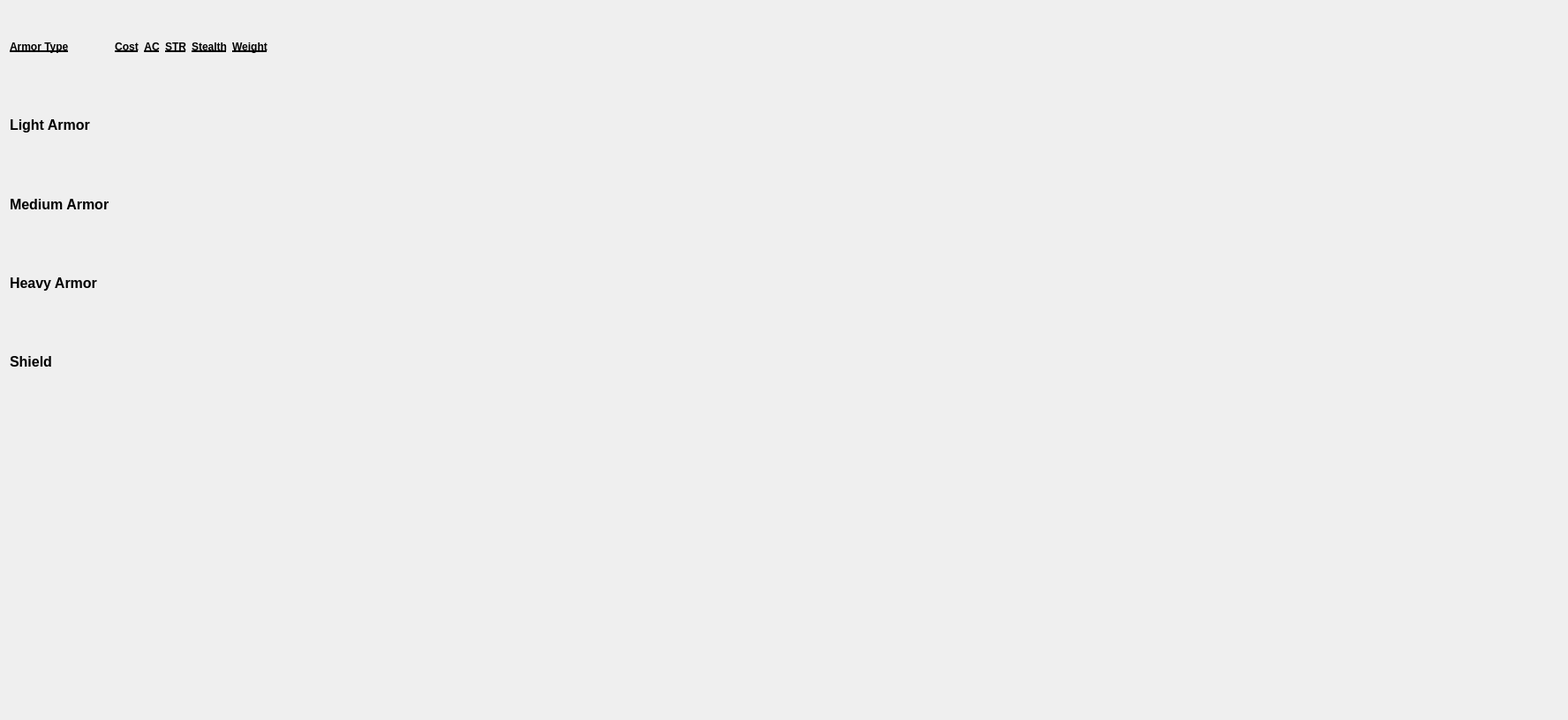
      <widget class="QWidget" name="scrollAreaWidgetContents_2">
       <property name="geometry">
        <rect>
         <x>0</x>
         <y>0</y>
         <width>1776</width>
         <height>815</height>
        </rect>
       </property>
       <layout class="QGridLayout" name="gridLayout">
        <item row="0" column="0">
         <layout class="QHBoxLayout" name="horizontalLayout_21">
          <item>
           <layout class="QVBoxLayout" name="layoutArmorType">
            <item>
             <widget class="QLabel" name="label_1175">
              <property name="font">
               <font>
                <weight>75</weight>
                <bold>true</bold>
                <underline>true</underline>
               </font>
              </property>
              <property name="text">
               <string>Armor Type</string>
              </property>
             </widget>
            </item>
            <item>
             <widget class="QLabel" name="label_1176">
              <property name="font">
               <font>
                <pointsize>12</pointsize>
                <weight>75</weight>
                <bold>true</bold>
               </font>
              </property>
              <property name="text">
               <string>Light Armor</string>
              </property>
             </widget>
            </item>
            <item>
             <widget class="QLabel" name="label_1180">
              <property name="font">
               <font>
                <pointsize>12</pointsize>
                <weight>75</weight>
                <bold>true</bold>
               </font>
              </property>
              <property name="text">
               <string>Medium Armor</string>
              </property>
             </widget>
            </item>
            <item>
             <widget class="QLabel" name="label_1186">
              <property name="font">
               <font>
                <pointsize>12</pointsize>
                <weight>75</weight>
                <bold>true</bold>
               </font>
              </property>
              <property name="text">
               <string>Heavy Armor</string>
              </property>
             </widget>
            </item>
            <item>
             <widget class="QLabel" name="label_1191">
              <property name="font">
               <font>
                <pointsize>12</pointsize>
                <weight>75</weight>
                <bold>true</bold>
               </font>
              </property>
              <property name="text">
               <string>Shield</string>
              </property>
             </widget>
            </item>
           </layout>
          </item>
          <item>
           <layout class="QVBoxLayout" name="layoutArmorCost">
            <item>
             <widget class="QLabel" name="label_1193">
              <property name="font">
               <font>
                <weight>75</weight>
                <bold>true</bold>
                <underline>true</underline>
               </font>
              </property>
              <property name="text">
               <string>Cost</string>
              </property>
              <property name="alignment">
               <set>Qt::AlignCenter</set>
              </property>
             </widget>
            </item>
            <item>
             <widget class="QLabel" name="label_1194">
              <property name="font">
               <font>
                <pointsize>12</pointsize>
                <weight>75</weight>
                <bold>true</bold>
               </font>
              </property>
              <property name="text">
               <string/>
              </property>
             </widget>
            </item>
            <item>
             <widget class="QLabel" name="label_1198">
              <property name="font">
               <font>
                <pointsize>12</pointsize>
                <weight>75</weight>
                <bold>true</bold>
               </font>
              </property>
              <property name="text">
               <string/>
              </property>
             </widget>
            </item>
            <item>
             <widget class="QLabel" name="label_1204">
              <property name="font">
               <font>
                <pointsize>12</pointsize>
                <weight>75</weight>
                <bold>true</bold>
               </font>
              </property>
              <property name="text">
               <string/>
              </property>
             </widget>
            </item>
            <item>
             <widget class="QLabel" name="label_1209">
              <property name="font">
               <font>
                <pointsize>12</pointsize>
                <weight>75</weight>
                <bold>true</bold>
               </font>
              </property>
              <property name="text">
               <string/>
              </property>
             </widget>
            </item>
           </layout>
          </item>
          <item>
           <layout class="QVBoxLayout" name="layoutArmorAC">
            <item>
             <widget class="QLabel" name="label_1211">
              <property name="font">
               <font>
                <weight>75</weight>
                <bold>true</bold>
                <underline>true</underline>
               </font>
              </property>
              <property name="text">
               <string>AC</string>
              </property>
              <property name="alignment">
               <set>Qt::AlignCenter</set>
              </property>
             </widget>
            </item>
            <item>
             <widget class="QLabel" name="label_1212">
              <property name="font">
               <font>
                <pointsize>12</pointsize>
                <weight>75</weight>
                <bold>true</bold>
               </font>
              </property>
              <property name="text">
               <string/>
              </property>
             </widget>
            </item>
            <item>
             <widget class="QLabel" name="label_1216">
              <property name="font">
               <font>
                <pointsize>12</pointsize>
                <weight>75</weight>
                <bold>true</bold>
               </font>
              </property>
              <property name="text">
               <string/>
              </property>
             </widget>
            </item>
            <item>
             <widget class="QLabel" name="label_1222">
              <property name="font">
               <font>
                <pointsize>12</pointsize>
                <weight>75</weight>
                <bold>true</bold>
               </font>
              </property>
              <property name="text">
               <string/>
              </property>
             </widget>
            </item>
            <item>
             <widget class="QLabel" name="label_1227">
              <property name="font">
               <font>
                <pointsize>12</pointsize>
                <weight>75</weight>
                <bold>true</bold>
               </font>
              </property>
              <property name="text">
               <string/>
              </property>
             </widget>
            </item>
           </layout>
          </item>
          <item>
           <layout class="QVBoxLayout" name="layoutArmorStr">
            <item>
             <widget class="QLabel" name="label_1229">
              <property name="font">
               <font>
                <weight>75</weight>
                <bold>true</bold>
                <underline>true</underline>
               </font>
              </property>
              <property name="text">
               <string>STR</string>
              </property>
              <property name="alignment">
               <set>Qt::AlignCenter</set>
              </property>
             </widget>
            </item>
            <item>
             <widget class="QLabel" name="label_1230">
              <property name="font">
               <font>
                <pointsize>12</pointsize>
                <weight>75</weight>
                <bold>true</bold>
               </font>
              </property>
              <property name="text">
               <string/>
              </property>
             </widget>
            </item>
            <item>
             <widget class="QLabel" name="label_1234">
              <property name="font">
               <font>
                <pointsize>12</pointsize>
                <weight>75</weight>
                <bold>true</bold>
               </font>
              </property>
              <property name="text">
               <string/>
              </property>
             </widget>
            </item>
            <item>
             <widget class="QLabel" name="label_1240">
              <property name="font">
               <font>
                <pointsize>12</pointsize>
                <weight>75</weight>
                <bold>true</bold>
               </font>
              </property>
              <property name="text">
               <string/>
              </property>
             </widget>
            </item>
            <item>
             <widget class="QLabel" name="label_1245">
              <property name="font">
               <font>
                <pointsize>12</pointsize>
                <weight>75</weight>
                <bold>true</bold>
               </font>
              </property>
              <property name="text">
               <string/>
              </property>
             </widget>
            </item>
           </layout>
          </item>
          <item>
           <layout class="QVBoxLayout" name="layoutArmorStealth">
            <item>
             <widget class="QLabel" name="label_1247">
              <property name="font">
               <font>
                <weight>75</weight>
                <bold>true</bold>
                <underline>true</underline>
               </font>
              </property>
              <property name="text">
               <string>Stealth</string>
              </property>
              <property name="alignment">
               <set>Qt::AlignCenter</set>
              </property>
             </widget>
            </item>
            <item>
             <widget class="QLabel" name="label_1248">
              <property name="font">
               <font>
                <pointsize>12</pointsize>
                <weight>75</weight>
                <bold>true</bold>
               </font>
              </property>
              <property name="text">
               <string/>
              </property>
             </widget>
            </item>
            <item>
             <widget class="QLabel" name="label_1252">
              <property name="font">
               <font>
                <pointsize>12</pointsize>
                <weight>75</weight>
                <bold>true</bold>
               </font>
              </property>
              <property name="text">
               <string/>
              </property>
             </widget>
            </item>
            <item>
             <widget class="QLabel" name="label_1258">
              <property name="font">
               <font>
                <pointsize>12</pointsize>
                <weight>75</weight>
                <bold>true</bold>
               </font>
              </property>
              <property name="text">
               <string/>
              </property>
             </widget>
            </item>
            <item>
             <widget class="QLabel" name="label_1263">
              <property name="font">
               <font>
                <pointsize>12</pointsize>
                <weight>75</weight>
                <bold>true</bold>
               </font>
              </property>
              <property name="text">
               <string/>
              </property>
             </widget>
            </item>
           </layout>
          </item>
          <item>
           <layout class="QVBoxLayout" name="layoutArmorWeight">
            <item>
             <widget class="QLabel" name="label_1265">
              <property name="font">
               <font>
                <weight>75</weight>
                <bold>true</bold>
                <underline>true</underline>
               </font>
              </property>
              <property name="text">
               <string>Weight</string>
              </property>
              <property name="alignment">
               <set>Qt::AlignCenter</set>
              </property>
             </widget>
            </item>
            <item>
             <widget class="QLabel" name="label_1266">
              <property name="font">
               <font>
                <pointsize>12</pointsize>
                <weight>75</weight>
                <bold>true</bold>
               </font>
              </property>
              <property name="text">
               <string/>
              </property>
             </widget>
            </item>
            <item>
             <widget class="QLabel" name="label_1270">
              <property name="font">
               <font>
                <pointsize>12</pointsize>
                <weight>75</weight>
                <bold>true</bold>
               </font>
              </property>
              <property name="text">
               <string/>
              </property>
             </widget>
            </item>
            <item>
             <widget class="QLabel" name="label_1276">
              <property name="font">
               <font>
                <pointsize>12</pointsize>
                <weight>75</weight>
                <bold>true</bold>
               </font>
              </property>
              <property name="text">
               <string/>
              </property>
             </widget>
            </item>
            <item>
             <widget class="QLabel" name="label_1281">
              <property name="font">
               <font>
                <pointsize>12</pointsize>
                <weight>75</weight>
                <bold>true</bold>
               </font>
              </property>
              <property name="text">
               <string/>
              </property>
             </widget>
            </item>
           </layout>
          </item>
         </layout>
        </item>
        <item row="0" column="1">
         <spacer name="horizontalSpacer_19">
          <property name="orientation">
           <enum>Qt::Horizontal</enum>
          </property>
          <property name="sizeHint" stdset="0">
           <size>
            <width>598</width>
            <height>440</height>
           </size>
          </property>
         </spacer>
        </item>
        <item row="1" column="0">
         <spacer name="verticalSpacer_74">
          <property name="orientation">
           <enum>Qt::Vertical</enum>
          </property>
          <property name="sizeHint" stdset="0">
           <size>
            <width>20</width>
            <height>324</height>
           </size>
          </property>
         </spacer>
        </item>
       </layout>
      </widget>
